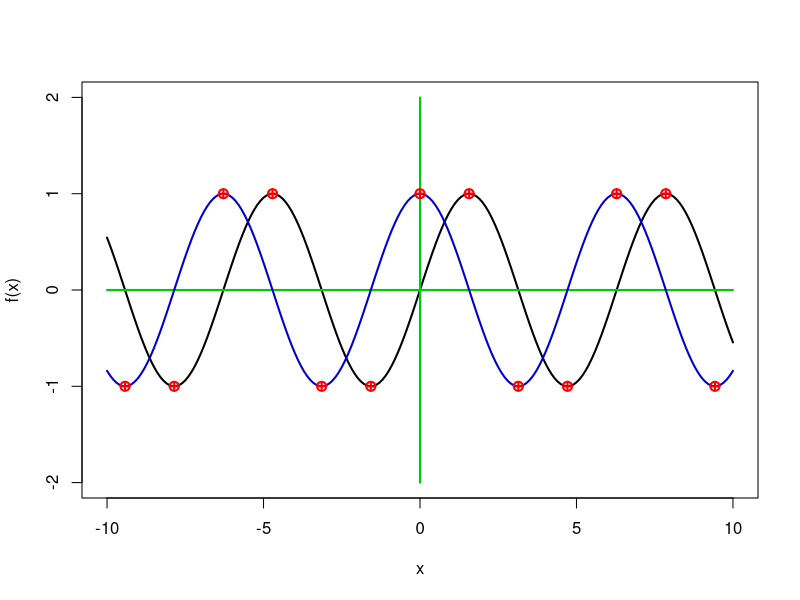

The R source for this figure:
## Bai 1: ve do thi sinx, cosx

y<- function(x_para)
{
	sin(x_para)
}
x<- seq(-10,10,by=0.1)
plot(x,y(x),ylim=c(-2,2),type="l",xlab="x", ylab="f(x)",lty=1,lwd=2)
x_tmp<- rep(-10,10)
## Them truc x,y
lines(seq(-10,10,length=20),rep(0,20),col='green3',lty=1,lwd=2)
lines(rep(0,20),seq(-2,2,length=20),col='green3',lty=1,lwd=2)
x_sub<-seq(-10,10,by=0.1)
## Ve cac diem cuc dai, cuc tieu
for(i in -10:10)
{
	points(pi/2+i*pi,y(pi/2+i*pi),pch=10,col= 'red',lwd=2,cex=1.2)
}
## Cosx
y2<- function(x2){
	cos(x2)
}
lines(x,y2(x),ylim=c(-2,2),type="l",col='blue3',lty=1,lwd=2)
for(i in -10:10)
{
	points(i*pi,y2(i*pi),pch=10,col= 'red',lwd=2,cex=1.2)
}
